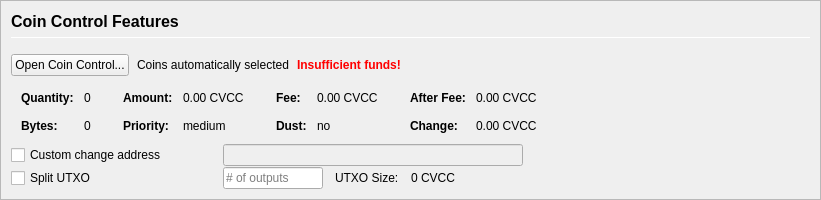
         <widget class="QFrame" name="frameCoinControl">
          <property name="sizePolicy">
           <sizepolicy hsizetype="Expanding" vsizetype="Expanding">
            <horstretch>0</horstretch>
            <verstretch>0</verstretch>
           </sizepolicy>
          </property>
          <property name="maximumSize">
           <size>
            <width>16777215</width>
            <height>16777215</height>
           </size>
          </property>
          <property name="frameShape">
           <enum>QFrame::StyledPanel</enum>
          </property>
          <property name="frameShadow">
           <enum>QFrame::Sunken</enum>
          </property>
          <layout class="QVBoxLayout" name="verticalLayoutCoinControl2">
           <property name="spacing">
            <number>0</number>
           </property>
           <property name="leftMargin">
            <number>0</number>
           </property>
           <property name="topMargin">
            <number>0</number>
           </property>
           <property name="rightMargin">
            <number>0</number>
           </property>
           <property name="bottomMargin">
            <number>0</number>
           </property>
           <item>
            <widget class="QFrame" name="frameCoinControl_BG">
             <layout class="QVBoxLayout" name="verticalLayoutCoinControl" stretch="0,0,0,0,0,0">
              <property name="spacing">
               <number>1</number>
              </property>
              <property name="leftMargin">
               <number>10</number>
              </property>
              <property name="topMargin">
               <number>10</number>
              </property>
              <item>
               <layout class="QHBoxLayout" name="horizontalLayoutCoinControl1">
                <property name="bottomMargin">
                 <number>15</number>
                </property>
                <item>
                 <layout class="QVBoxLayout" name="verticalLayout_3">
                  <property name="spacing">
                   <number>6</number>
                  </property>
                  <item>
                   <widget class="QLabel" name="labelCoinControlFeatures">
                    <property name="sizePolicy">
                     <sizepolicy hsizetype="Preferred" vsizetype="Maximum">
                      <horstretch>0</horstretch>
                      <verstretch>0</verstretch>
                     </sizepolicy>
                    </property>
                    <property name="minimumSize">
                     <size>
                      <width>0</width>
                      <height>20</height>
                     </size>
                    </property>
                    <property name="font">
                     <font>
                      <pointsize>12</pointsize>
                      <weight>75</weight>
                      <bold>true</bold>
                     </font>
                    </property>
                    <property name="styleSheet">
                     <string notr="true">font-weight:bold;</string>
                    </property>
                    <property name="text">
                     <string>Coin Control Features</string>
                    </property>
                   </widget>
                  </item>
                  <item>
                   <widget class="Line" name="line">
                    <property name="minimumSize">
                     <size>
                      <width>0</width>
                      <height>1</height>
                     </size>
                    </property>
                    <property name="maximumSize">
                     <size>
                      <width>16777215</width>
                      <height>1</height>
                     </size>
                    </property>
                    <property name="orientation">
                     <enum>Qt::Horizontal</enum>
                    </property>
                   </widget>
                  </item>
                 </layout>
                </item>
               </layout>
              </item>
              <item>
               <layout class="QHBoxLayout" name="horizontalLayoutCoinControl2" stretch="0,0,0,0">
                <property name="spacing">
                 <number>8</number>
                </property>
                <property name="bottomMargin">
                 <number>10</number>
                </property>
                <item>
                 <widget class="QPushButton" name="pushButtonCoinControl">
                  <property name="styleSheet">
                   <string notr="true"/>
                  </property>
                  <property name="text">
                   <string>Open Coin Control...</string>
                  </property>
                  <property name="autoDefault">
                   <bool>false</bool>
                  </property>
                 </widget>
                </item>
                <item>
                 <widget class="QLabel" name="labelCoinControlAutomaticallySelected">
                  <property name="text">
                   <string>Coins automatically selected</string>
                  </property>
                  <property name="margin">
                   <number>5</number>
                  </property>
                 </widget>
                </item>
                <item>
                 <widget class="QLabel" name="labelCoinControlInsuffFunds">
                  <property name="font">
                   <font>
                    <weight>75</weight>
                    <bold>true</bold>
                   </font>
                  </property>
                  <property name="styleSheet">
                   <string notr="true">color:red;font-weight:bold;</string>
                  </property>
                  <property name="text">
                   <string>Insufficient funds!</string>
                  </property>
                  <property name="margin">
                   <number>5</number>
                  </property>
                 </widget>
                </item>
                <item>
                 <spacer name="horizontalSpacerCoinControl">
                  <property name="orientation">
                   <enum>Qt::Horizontal</enum>
                  </property>
                  <property name="sizeHint" stdset="0">
                   <size>
                    <width>40</width>
                    <height>1</height>
                   </size>
                  </property>
                 </spacer>
                </item>
               </layout>
              </item>
              <item>
               <widget class="QWidget" name="widgetCoinControl" native="true">
                <property name="sizePolicy">
                 <sizepolicy hsizetype="Preferred" vsizetype="Preferred">
                  <horstretch>0</horstretch>
                  <verstretch>0</verstretch>
                 </sizepolicy>
                </property>
                <property name="minimumSize">
                 <size>
                  <width>0</width>
                  <height>0</height>
                 </size>
                </property>
                <property name="styleSheet">
                 <string notr="true"/>
                </property>
                <layout class="QHBoxLayout" name="horizontalLayoutCoinControl5">
                 <property name="leftMargin">
                  <number>0</number>
                 </property>
                 <property name="topMargin">
                  <number>0</number>
                 </property>
                 <property name="rightMargin">
                  <number>0</number>
                 </property>
                 <property name="bottomMargin">
                  <number>0</number>
                 </property>
                 <item>
                  <layout class="QHBoxLayout" name="horizontalLayoutCoinControl3" stretch="0,0,0,1">
                   <property name="spacing">
                    <number>20</number>
                   </property>
                   <property name="topMargin">
                    <number>0</number>
                   </property>
                   <property name="bottomMargin">
                    <number>10</number>
                   </property>
                   <item>
                    <layout class="QFormLayout" name="formLayoutCoinControl1">
                     <property name="horizontalSpacing">
                      <number>10</number>
                     </property>
                     <property name="verticalSpacing">
                      <number>14</number>
                     </property>
                     <property name="leftMargin">
                      <number>10</number>
                     </property>
                     <property name="topMargin">
                      <number>4</number>
                     </property>
                     <property name="rightMargin">
                      <number>6</number>
                     </property>
                     <item row="0" column="0">
                      <widget class="QLabel" name="labelCoinControlQuantityText">
                       <property name="font">
                        <font>
                         <weight>75</weight>
                         <bold>true</bold>
                        </font>
                       </property>
                       <property name="text">
                        <string>Quantity:</string>
                       </property>
                       <property name="margin">
                        <number>0</number>
                       </property>
                      </widget>
                     </item>
                     <item row="0" column="1">
                      <widget class="QLabel" name="labelCoinControlQuantity">
                       <property name="cursor">
                        <cursorShape>IBeamCursor</cursorShape>
                       </property>
                       <property name="contextMenuPolicy">
                        <enum>Qt::ActionsContextMenu</enum>
                       </property>
                       <property name="text">
                        <string notr="true">0</string>
                       </property>
                       <property name="margin">
                        <number>0</number>
                       </property>
                       <property name="textInteractionFlags">
                        <set>Qt::LinksAccessibleByMouse|Qt::TextSelectableByKeyboard|Qt::TextSelectableByMouse</set>
                       </property>
                      </widget>
                     </item>
                     <item row="1" column="0">
                      <widget class="QLabel" name="labelCoinControlBytesText">
                       <property name="font">
                        <font>
                         <weight>75</weight>
                         <bold>true</bold>
                        </font>
                       </property>
                       <property name="text">
                        <string>Bytes:</string>
                       </property>
                      </widget>
                     </item>
                     <item row="1" column="1">
                      <widget class="QLabel" name="labelCoinControlBytes">
                       <property name="cursor">
                        <cursorShape>IBeamCursor</cursorShape>
                       </property>
                       <property name="contextMenuPolicy">
                        <enum>Qt::ActionsContextMenu</enum>
                       </property>
                       <property name="text">
                        <string notr="true">0</string>
                       </property>
                       <property name="textInteractionFlags">
                        <set>Qt::LinksAccessibleByMouse|Qt::TextSelectableByKeyboard|Qt::TextSelectableByMouse</set>
                       </property>
                      </widget>
                     </item>
                    </layout>
                   </item>
                   <item>
                    <layout class="QFormLayout" name="formLayoutCoinControl2">
                     <property name="horizontalSpacing">
                      <number>10</number>
                     </property>
                     <property name="verticalSpacing">
                      <number>14</number>
                     </property>
                     <property name="leftMargin">
                      <number>6</number>
                     </property>
                     <property name="topMargin">
                      <number>4</number>
                     </property>
                     <property name="rightMargin">
                      <number>6</number>
                     </property>
                     <item row="0" column="0">
                      <widget class="QLabel" name="labelCoinControlAmountText">
                       <property name="font">
                        <font>
                         <weight>75</weight>
                         <bold>true</bold>
                        </font>
                       </property>
                       <property name="text">
                        <string>Amount:</string>
                       </property>
                       <property name="margin">
                        <number>0</number>
                       </property>
                      </widget>
                     </item>
                     <item row="0" column="1">
                      <widget class="QLabel" name="labelCoinControlAmount">
                       <property name="cursor">
                        <cursorShape>IBeamCursor</cursorShape>
                       </property>
                       <property name="contextMenuPolicy">
                        <enum>Qt::ActionsContextMenu</enum>
                       </property>
                       <property name="text">
                        <string notr="true">0.00 CVCC</string>
                       </property>
                       <property name="textInteractionFlags">
                        <set>Qt::LinksAccessibleByMouse|Qt::TextSelectableByKeyboard|Qt::TextSelectableByMouse</set>
                       </property>
                      </widget>
                     </item>
                     <item row="1" column="0">
                      <widget class="QLabel" name="labelCoinControlPriorityText">
                       <property name="font">
                        <font>
                         <weight>75</weight>
                         <bold>true</bold>
                        </font>
                       </property>
                       <property name="text">
                        <string>Priority:</string>
                       </property>
                      </widget>
                     </item>
                     <item row="1" column="1">
                      <widget class="QLabel" name="labelCoinControlPriority">
                       <property name="cursor">
                        <cursorShape>IBeamCursor</cursorShape>
                       </property>
                       <property name="contextMenuPolicy">
                        <enum>Qt::ActionsContextMenu</enum>
                       </property>
                       <property name="text">
                        <string>medium</string>
                       </property>
                       <property name="textInteractionFlags">
                        <set>Qt::LinksAccessibleByMouse|Qt::TextSelectableByKeyboard|Qt::TextSelectableByMouse</set>
                       </property>
                      </widget>
                     </item>
                    </layout>
                   </item>
                   <item>
                    <layout class="QFormLayout" name="formLayoutCoinControl3">
                     <property name="horizontalSpacing">
                      <number>10</number>
                     </property>
                     <property name="verticalSpacing">
                      <number>14</number>
                     </property>
                     <property name="leftMargin">
                      <number>6</number>
                     </property>
                     <property name="topMargin">
                      <number>4</number>
                     </property>
                     <property name="rightMargin">
                      <number>6</number>
                     </property>
                     <item row="0" column="0">
                      <widget class="QLabel" name="labelCoinControlFeeText">
                       <property name="font">
                        <font>
                         <weight>75</weight>
                         <bold>true</bold>
                        </font>
                       </property>
                       <property name="text">
                        <string>Fee:</string>
                       </property>
                       <property name="margin">
                        <number>0</number>
                       </property>
                      </widget>
                     </item>
                     <item row="0" column="1">
                      <widget class="QLabel" name="labelCoinControlFee">
                       <property name="cursor">
                        <cursorShape>IBeamCursor</cursorShape>
                       </property>
                       <property name="contextMenuPolicy">
                        <enum>Qt::ActionsContextMenu</enum>
                       </property>
                       <property name="text">
                        <string notr="true">0.00 CVCC</string>
                       </property>
                       <property name="textInteractionFlags">
                        <set>Qt::LinksAccessibleByMouse|Qt::TextSelectableByKeyboard|Qt::TextSelectableByMouse</set>
                       </property>
                      </widget>
                     </item>
                     <item row="1" column="0">
                      <widget class="QLabel" name="labelCoinControlLowOutputText">
                       <property name="font">
                        <font>
                         <weight>75</weight>
                         <bold>true</bold>
                        </font>
                       </property>
                       <property name="text">
                        <string>Dust:</string>
                       </property>
                      </widget>
                     </item>
                     <item row="1" column="1">
                      <widget class="QLabel" name="labelCoinControlLowOutput">
                       <property name="cursor">
                        <cursorShape>IBeamCursor</cursorShape>
                       </property>
                       <property name="contextMenuPolicy">
                        <enum>Qt::ActionsContextMenu</enum>
                       </property>
                       <property name="text">
                        <string>no</string>
                       </property>
                       <property name="textInteractionFlags">
                        <set>Qt::LinksAccessibleByMouse|Qt::TextSelectableByKeyboard|Qt::TextSelectableByMouse</set>
                       </property>
                      </widget>
                     </item>
                    </layout>
                   </item>
                   <item>
                    <layout class="QFormLayout" name="formLayoutCoinControl4">
                     <property name="horizontalSpacing">
                      <number>10</number>
                     </property>
                     <property name="verticalSpacing">
                      <number>14</number>
                     </property>
                     <property name="leftMargin">
                      <number>6</number>
                     </property>
                     <property name="topMargin">
                      <number>4</number>
                     </property>
                     <property name="rightMargin">
                      <number>6</number>
                     </property>
                     <item row="0" column="0">
                      <widget class="QLabel" name="labelCoinControlAfterFeeText">
                       <property name="font">
                        <font>
                         <weight>75</weight>
                         <bold>true</bold>
                        </font>
                       </property>
                       <property name="text">
                        <string>After Fee:</string>
                       </property>
                       <property name="margin">
                        <number>0</number>
                       </property>
                      </widget>
                     </item>
                     <item row="0" column="1">
                      <widget class="QLabel" name="labelCoinControlAfterFee">
                       <property name="cursor">
                        <cursorShape>IBeamCursor</cursorShape>
                       </property>
                       <property name="contextMenuPolicy">
                        <enum>Qt::ActionsContextMenu</enum>
                       </property>
                       <property name="text">
                        <string notr="true">0.00 CVCC</string>
                       </property>
                       <property name="textInteractionFlags">
                        <set>Qt::LinksAccessibleByMouse|Qt::TextSelectableByKeyboard|Qt::TextSelectableByMouse</set>
                       </property>
                      </widget>
                     </item>
                     <item row="1" column="0">
                      <widget class="QLabel" name="labelCoinControlChangeText">
                       <property name="font">
                        <font>
                         <weight>75</weight>
                         <bold>true</bold>
                        </font>
                       </property>
                       <property name="text">
                        <string>Change:</string>
                       </property>
                      </widget>
                     </item>
                     <item row="1" column="1">
                      <widget class="QLabel" name="labelCoinControlChange">
                       <property name="cursor">
                        <cursorShape>IBeamCursor</cursorShape>
                       </property>
                       <property name="contextMenuPolicy">
                        <enum>Qt::ActionsContextMenu</enum>
                       </property>
                       <property name="text">
                        <string notr="true">0.00 CVCC</string>
                       </property>
                       <property name="textInteractionFlags">
                        <set>Qt::LinksAccessibleByMouse|Qt::TextSelectableByKeyboard|Qt::TextSelectableByMouse</set>
                       </property>
                      </widget>
                     </item>
                    </layout>
                   </item>
                  </layout>
                 </item>
                </layout>
               </widget>
              </item>
              <item>
               <layout class="QHBoxLayout" name="horizontalLayoutCoinControl4">
                <property name="spacing">
                 <number>12</number>
                </property>
                <property name="sizeConstraint">
                 <enum>QLayout::SetDefaultConstraint</enum>
                </property>
                <property name="topMargin">
                 <number>0</number>
                </property>
                <property name="rightMargin">
                 <number>0</number>
                </property>
                <item>
                 <widget class="QCheckBox" name="checkBoxCoinControlChange">
                  <property name="sizePolicy">
                   <sizepolicy hsizetype="Preferred" vsizetype="Preferred">
                    <horstretch>0</horstretch>
                    <verstretch>0</verstretch>
                   </sizepolicy>
                  </property>
                  <property name="minimumSize">
                   <size>
                    <width>200</width>
                    <height>0</height>
                   </size>
                  </property>
                  <property name="maximumSize">
                   <size>
                    <width>200</width>
                    <height>16777215</height>
                   </size>
                  </property>
                  <property name="toolTip">
                   <string>If this is activated, but the change address is empty or invalid, change will be sent to a newly generated address.</string>
                  </property>
                  <property name="text">
                   <string>Custom change address</string>
                  </property>
                 </widget>
                </item>
                <item>
                 <widget class="QValidatedLineEdit" name="lineEditCoinControlChange">
                  <property name="enabled">
                   <bool>false</bool>
                  </property>
                  <property name="sizePolicy">
                   <sizepolicy hsizetype="Preferred" vsizetype="Preferred">
                    <horstretch>0</horstretch>
                    <verstretch>0</verstretch>
                   </sizepolicy>
                  </property>
                  <property name="minimumSize">
                   <size>
                    <width>300</width>
                    <height>0</height>
                   </size>
                  </property>
                 </widget>
                </item>
                <item>
                 <widget class="QLabel" name="labelCoinControlChangeLabel">
                  <property name="sizePolicy">
                   <sizepolicy hsizetype="Preferred" vsizetype="Preferred">
                    <horstretch>0</horstretch>
                    <verstretch>0</verstretch>
                   </sizepolicy>
                  </property>
                  <property name="minimumSize">
                   <size>
                    <width>100</width>
                    <height>0</height>
                   </size>
                  </property>
                  <property name="text">
                   <string/>
                  </property>
                  <property name="margin">
                   <number>3</number>
                  </property>
                 </widget>
                </item>
               </layout>
              </item>
              <item>
               <layout class="QHBoxLayout" name="horizontalLayoutCoinControl6">
                <property name="spacing">
                 <number>12</number>
                </property>
                <property name="rightMargin">
                 <number>0</number>
                </property>
                <item>
                 <widget class="QCheckBox" name="splitBlockCheckBox">
                  <property name="sizePolicy">
                   <sizepolicy hsizetype="Preferred" vsizetype="Preferred">
                    <horstretch>0</horstretch>
                    <verstretch>0</verstretch>
                   </sizepolicy>
                  </property>
                  <property name="minimumSize">
                   <size>
                    <width>200</width>
                    <height>0</height>
                   </size>
                  </property>
                  <property name="maximumSize">
                   <size>
                    <width>200</width>
                    <height>16777215</height>
                   </size>
                  </property>
                  <property name="text">
                   <string>Split UTXO</string>
                  </property>
                 </widget>
                </item>
                <item>
                 <widget class="QLineEdit" name="splitBlockLineEdit">
                  <property name="sizePolicy">
                   <sizepolicy hsizetype="Preferred" vsizetype="Preferred">
                    <horstretch>50</horstretch>
                    <verstretch>0</verstretch>
                   </sizepolicy>
                  </property>
                  <property name="minimumSize">
                   <size>
                    <width>100</width>
                    <height>0</height>
                   </size>
                  </property>
                  <property name="maximumSize">
                   <size>
                    <width>100</width>
                    <height>16777215</height>
                   </size>
                  </property>
                  <property name="placeholderText">
                   <string># of outputs</string>
                  </property>
                 </widget>
                </item>
                <item>
                 <widget class="QLabel" name="labelBlockSizeText">
                  <property name="text">
                   <string>UTXO Size:</string>
                  </property>
                 </widget>
                </item>
                <item>
                 <widget class="QLabel" name="labelBlockSize">
                  <property name="text">
                   <string>0 CVCC</string>
                  </property>
                 </widget>
                </item>
                <item>
                 <spacer name="horizontalSpacer_7">
                  <property name="orientation">
                   <enum>Qt::Horizontal</enum>
                  </property>
                  <property name="sizeHint" stdset="0">
                   <size>
                    <width>40</width>
                    <height>20</height>
                   </size>
                  </property>
                 </spacer>
                </item>
               </layout>
              </item>
              <item>
               <spacer name="verticalSpacerCoinControl">
                <property name="orientation">
                 <enum>Qt::Vertical</enum>
                </property>
                <property name="sizeHint" stdset="0">
                 <size>
                  <width>800</width>
                  <height>1</height>
                 </size>
                </property>
               </spacer>
              </item>
             </layout>
            </widget>
           </item>
          </layout>
         </widget>
